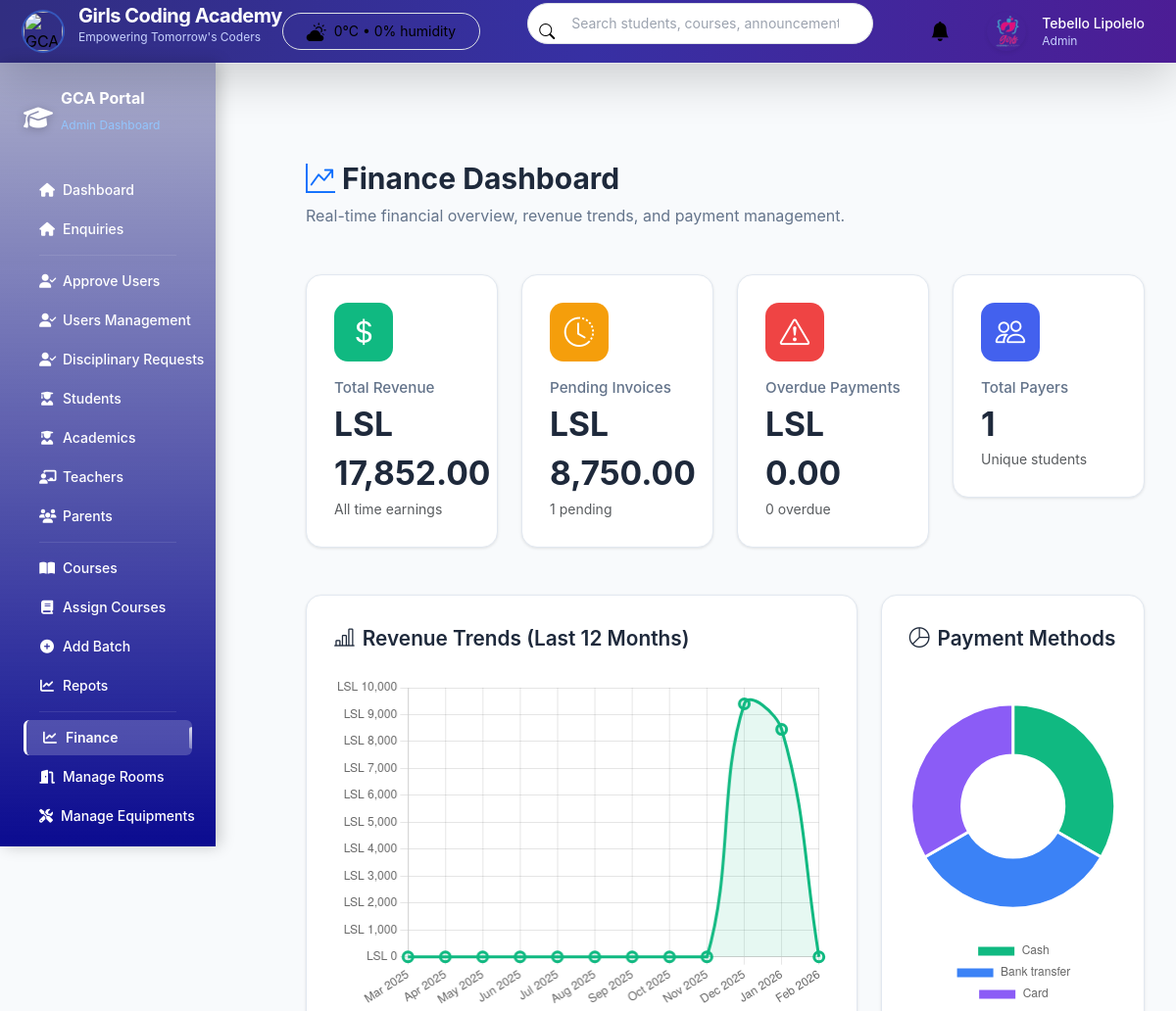
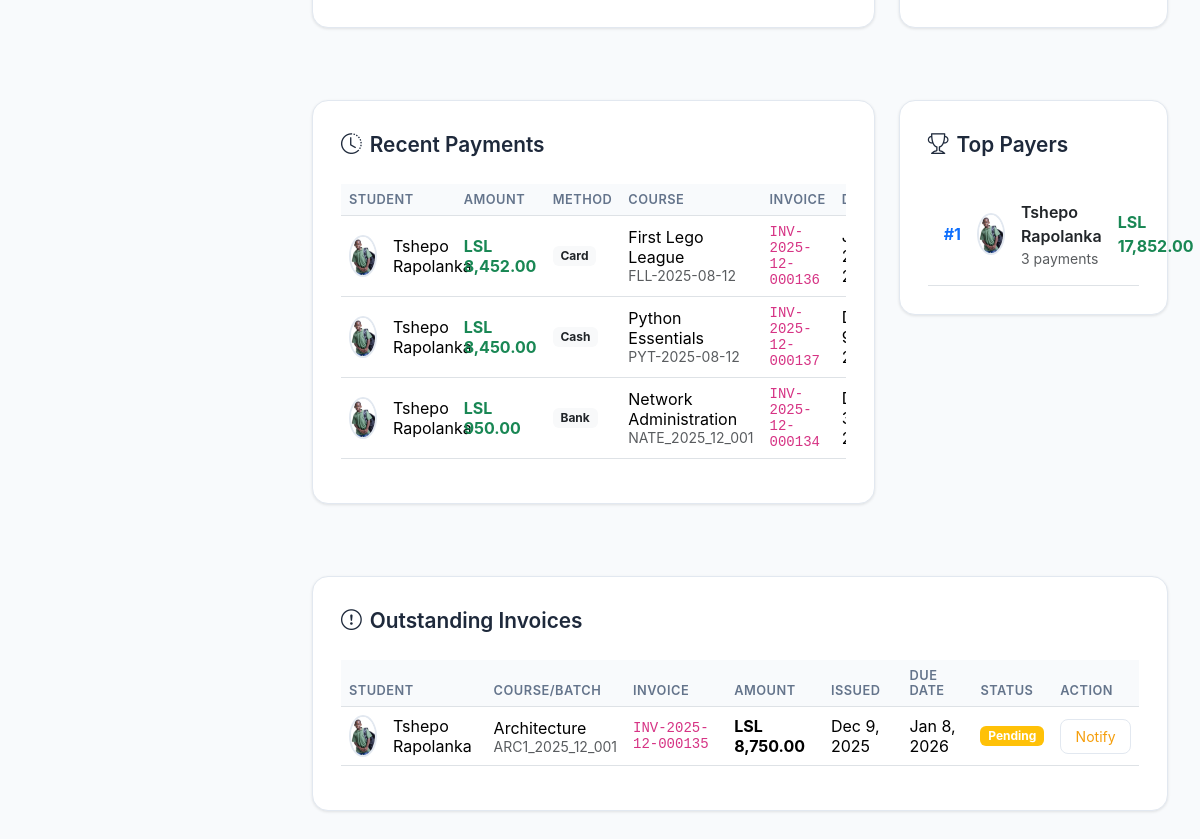
The app's page /finance_dashboard.php (signed in) with its own data (2 pictures, top to bottom).
### tables this page shows
CREATE TABLE `users` (
  `user_id` int(11) NOT NULL AUTO_INCREMENT,
  `firstName` varchar(100) DEFAULT NULL,
  `lastName` varchar(100) DEFAULT NULL,
  `email` varchar(100) DEFAULT NULL,
  `password` varchar(255) DEFAULT NULL,
  `username` varchar(50) DEFAULT NULL,
  `role` varchar(20) DEFAULT NULL,
  `gender` varchar(10) DEFAULT NULL,
  `dob` date DEFAULT NULL,
  `IDNumber` varchar(20) DEFAULT NULL,
  `phone` varchar(20) DEFAULT NULL,
  `document` varchar(255) DEFAULT NULL,
  `status` varchar(20) DEFAULT NULL,
  `address_id` int(11) DEFAULT NULL,
  `created_at` datetime DEFAULT NULL,
  `updated_at` datetime DEFAULT NULL,
  `reset_token` varchar(255) DEFAULT NULL,
  `reset_token_expiry` datetime DEFAULT NULL,
  `deleted_at` datetime DEFAULT NULL,
  PRIMARY KEY (`user_id`),
  UNIQUE KEY `email` (`email`),
  UNIQUE KEY `username` (`username`),
  KEY `address_id` (`address_id`),
  KEY `idx_reset_token` (`reset_token`),
  CONSTRAINT `users_ibfk_1` FOREIGN KEY (`address_id`) REFERENCES `addresses` (`address_id`)
);

CREATE TABLE `payments` (
  `payment_id` int(11) NOT NULL AUTO_INCREMENT,
  `invoice_id` int(11) NOT NULL,
  `payer_user_id` int(11) NOT NULL COMMENT 'user_id of student or parent',
  `amount` decimal(10,2) NOT NULL,
  `payment_method` enum('cash','bank_transfer','card','mobile_money') NOT NULL,
  `reference_number` varchar(100) DEFAULT NULL,
  `payment_date` timestamp NOT NULL DEFAULT current_timestamp(),
  `status` enum('completed','failed','refunded') DEFAULT 'completed',
  `notes` text DEFAULT NULL,
  PRIMARY KEY (`payment_id`),
  KEY `fk_payment_invoice` (`invoice_id`),
  KEY `fk_payment_payer` (`payer_user_id`),
  CONSTRAINT `fk_payment_invoice` FOREIGN KEY (`invoice_id`) REFERENCES `invoices` (`invoice_id`) ON DELETE CASCADE,
  CONSTRAINT `fk_payment_payer` FOREIGN KEY (`payer_user_id`) REFERENCES `users` (`user_id`) ON DELETE CASCADE
);

CREATE TABLE `students` (
  `student_id` int(11) NOT NULL AUTO_INCREMENT,
  `student_number` varchar(50) DEFAULT NULL,
  `user_id` int(11) NOT NULL,
  `photo` varchar(255) DEFAULT NULL,
  PRIMARY KEY (`student_id`),
  UNIQUE KEY `student_number` (`student_number`),
  KEY `user_id` (`user_id`),
  CONSTRAINT `students_ibfk_1` FOREIGN KEY (`user_id`) REFERENCES `users` (`user_id`) ON DELETE CASCADE
);

CREATE TABLE `courses` (
  `course_id` int(11) NOT NULL AUTO_INCREMENT,
  `title` varchar(255) NOT NULL,
  `courseName` varchar(255) NOT NULL,
  `description` text DEFAULT NULL,
  `category` varchar(100) DEFAULT NULL,
  `level` varchar(50) DEFAULT NULL,
  `start_date` date DEFAULT NULL,
  `end_date` date DEFAULT NULL,
  `price` decimal(10,2) DEFAULT NULL,
  `status` enum('active','inactive','deleted') DEFAULT 'active',
  `image_path` varchar(255) DEFAULT 'uploads/courses/course1.jpg',
  `deleted_at` datetime DEFAULT NULL,
  PRIMARY KEY (`course_id`)
);

CREATE TABLE `batches` (
  `batch_id` int(11) NOT NULL AUTO_INCREMENT,
  `batch_code` varchar(50) NOT NULL,
  `course_id` int(11) NOT NULL,
  `start_date` date DEFAULT NULL,
  `end_date` date DEFAULT NULL,
  `status` enum('active','completed','inactive') DEFAULT 'active',
  `deleted_at` datetime DEFAULT NULL,
  PRIMARY KEY (`batch_id`),
  UNIQUE KEY `batch_code` (`batch_code`),
  KEY `course_id` (`course_id`),
  CONSTRAINT `batches_ibfk_1` FOREIGN KEY (`course_id`) REFERENCES `courses` (`course_id`)
);

CREATE TABLE `invoices` (
  `invoice_id` int(11) NOT NULL AUTO_INCREMENT,
  `enrollment_id` int(11) NOT NULL,
  `invoice_number` varchar(50) NOT NULL,
  `amount` decimal(10,2) NOT NULL,
  `due_date` date NOT NULL,
  `status` enum('pending','paid','overdue','cancelled') DEFAULT 'pending',
  `created_at` timestamp NOT NULL DEFAULT current_timestamp(),
  `updated_at` timestamp NOT NULL DEFAULT current_timestamp() ON UPDATE current_timestamp(),
  PRIMARY KEY (`invoice_id`),
  UNIQUE KEY `invoice_number` (`invoice_number`),
  KEY `fk_invoice_enrollment` (`enrollment_id`),
  CONSTRAINT `fk_invoice_enrollment` FOREIGN KEY (`enrollment_id`) REFERENCES `course_enrollments` (`enrollment_id`) ON DELETE CASCADE
);

### finance_dashboard.php (the view, shortened to what the rows shown need)
<?php
include("db.php");
include("top_navigation.php");
include("admin_navigation.php");
$monthly_revenue = [];
$currentDate = new DateTime();
for ($i = 11; $i >= 0; $i--) {
    $date = clone $currentDate;
    $date->modify("-$i months");
    $monthKey = $date->format('Y-m');
    $monthly_revenue[$monthKey] = 0;
}
$revenue_chart_stmt = $conn->prepare("
    SELECT DATE_FORMAT(payment_date, '%Y-%m') as month, SUM(amount) as total
    FROM payments
    WHERE payment_date >= DATE_SUB(CURDATE(), INTERVAL 12 MONTH) AND status = 'completed'
    GROUP BY DATE_FORMAT(payment_date, '%Y-%m')
    ORDER BY month ASC
");
$revenue_chart_stmt->execute();
$revenue_data = $revenue_chart_stmt->get_result()->fetch_all(MYSQLI_ASSOC);
foreach ($revenue_data as $row) {
    if (isset($monthly_revenue[$row['month']])) {
        $monthly_revenue[$row['month']] = floatval($row['total']);
    }
}
$payment_methods_stmt = $conn->prepare("
    SELECT payment_method, COUNT(*) as count, SUM(amount) as total
    FROM payments WHERE status = 'completed'
    GROUP BY payment_method
");
$payment_methods_stmt->execute();
$payment_methods = $payment_methods_stmt->get_result()->fetch_all(MYSQLI_ASSOC);
$recent_payments_stmt = $conn->prepare("
    SELECT p.payment_id, p.amount, p.payment_method, p.payment_date, p.reference_number,
           u.firstName as payer_first, u.lastName as payer_last, i.invoice_number,
           s.photo, c.courseName, b.batch_code
    FROM payments p
    JOIN invoices i ON p.invoice_id = i.invoice_id
    JOIN users u ON p.payer_user_id = u.user_id
    JOIN course_enrollments ce ON i.enrollment_id = ce.enrollment_id
    JOIN students s ON ce.student_id = s.student_id
    JOIN batches b ON ce.batch_id = b.batch_id
    JOIN courses c ON b.course_id = c.course_id
    WHERE p.status = 'completed'
    ORDER BY p.payment_date DESC LIMIT 10
");
$recent_payments_stmt->execute();
$recent_payments = $recent_payments_stmt->get_result()->fetch_all(MYSQLI_ASSOC);
$pending_payments_stmt = $conn->prepare("
    SELECT i.invoice_id, i.invoice_number, i.amount, i.due_date, i.status, i.created_at,
           s.student_id, u.firstName, u.lastName, c.courseName, b.batch_code, s.photo as student_photo
    FROM invoices i
    JOIN course_enrollments ce ON i.enrollment_id = ce.enrollment_id
    JOIN students s ON ce.student_id = s.student_id
    JOIN users u ON s.user_id = u.user_id
    JOIN batches b ON ce.batch_id = b.batch_id
    JOIN courses c ON b.course_id = c.course_id
    WHERE i.status IN ('pending', 'overdue')
    ORDER BY i.due_date ASC LIMIT 15
");
$pending_payments_stmt->execute();
$pending_payments = $pending_payments_stmt->get_result()->fetch_all(MYSQLI_ASSOC);
?>
<!DOCTYPE html>
<html lang="en">
<head>
    <link href="https://cdn.jsdelivr.net/npm/bootstrap@5.3.3/dist/css/bootstrap.min.css" rel="stylesheet">
    <link href="https://cdn.jsdelivr.net/npm/bootstrap-icons@1.11.3/font/bootstrap-icons.min.css" rel="stylesheet">
</head>
<body>
<main class="main">
    <div class="page-header mb-5">
        <h2><i class="bi bi-graph-up-arrow text-primary"></i> Finance Dashboard</h2>
    </div>
    <div class="row g-4 mb-5">
        <div class="col-lg-8">
            <div class="card">
                <div class="table-responsive">
                    <table class="table table-hover align-middle">
                        <thead>
                            <tr>
                                <th>Student</th>
                                <th>Amount</th>
                                <th>Method</th>
                                <th>Course</th>
                                <th>Invoice</th>
                                <th>Date</th>
                            </tr>
                        </thead>
                        <tbody>
                            <?php foreach($recent_payments as $payment): ?>
                            <tr>
                                <td>
                                    <div class="d-flex align-items-center gap-3">
                                        <img src="<?= htmlspecialchars($payment['photo'] ?? 'default.jpg') ?>" class="payer-img" alt="">
                                        <span><?= htmlspecialchars($payment['payer_first'] . ' ' . $payment['payer_last']) ?></span>
                                    </div>
                                </td>
                                <td><strong class="text-success">LSL <?= number_format($payment['amount'], 2) ?></strong></td>
                                <td>
                                    <span class="badge bg-light text-dark">
                                        <?php
                                        $icons = ['cash' => 'Cash', 'bank_transfer' => 'Bank', 'card' => 'Card', 'mobile_money' => 'Mobile'];
                                        echo $icons[$payment['payment_method']] ?? 'Other';
                                        ?>
                                    </span>
                                </td>
                                <td>
                                    <?= htmlspecialchars($payment['courseName']) ?>
                                    <small class="text-muted d-block"><?= htmlspecialchars($payment['batch_code']) ?></small>
                                </td>
                                <td><code><?= htmlspecialchars($payment['invoice_number']) ?></code></td>
                                <td><?= date('M j, Y', strtotime($payment['payment_date'])) ?></td>
                            </tr>
                            <?php endforeach; ?>
                        </tbody>
                    </table>
                </div>
            </div>
        </div>
    </div>
    <div class="row">
        <div class="col-12">
            <div class="card">
                <div class="table-responsive">
                    <table class="table table-hover align-middle">
                        <thead>
                            <tr>
                                <th>Student</th>
                                <th>Course/Batch</th>
                                <th>Invoice</th>
                                <th>Amount</th>
                                <th>Issued</th>
                                <th>Due Date</th>
                                <th>Status</th>
                                <th>Action</th>
                            </tr>
                        </thead>
                        <tbody>
                            <?php foreach($pending_payments as $invoice): ?>
                            <tr>
                                <td>
                                    <div class="d-flex align-items-center gap-3">
                                        <img src="<?= htmlspecialchars($invoice['student_photo'] ?? 'default.jpg') ?>" class="payer-img" alt="">
                                        <span><?= htmlspecialchars($invoice['firstName'] . ' ' . $invoice['lastName']) ?></span>
                                    </div>
                                </td>
                                <td>
                                    <?= htmlspecialchars($invoice['courseName']) ?>
                                    <small class="text-muted d-block"><?= htmlspecialchars($invoice['batch_code']) ?></small>
                                </td>
                                <td><code><?= htmlspecialchars($invoice['invoice_number']) ?></code></td>
                                <td><strong>LSL <?= number_format($invoice['amount'], 2) ?></strong></td>
                                <td><?= date('M j, Y', strtotime($invoice['created_at'])) ?></td>
                                <td><?= date('M j, Y', strtotime($invoice['due_date'])) ?></td>
                                <td>
                                    <span class="badge bg-<?= $invoice['status'] === 'pending' ? 'warning' : 'danger' ?> text-white">
                                        <?= ucfirst($invoice['status']) ?>
                                    </span>
                                </td>
                                <td>
                                    <form method="post" style="display:inline;">
                                        <button type="submit" name="send_notification" class="collect-btn" onclick="return confirm('Send reminder to student?')">
                                            Notify
                                        </button>
                                    </form>
                                </td>
                            </tr>
                            <?php endforeach; ?>
                        </tbody>
                    </table>
                </div>
            </div>
        </div>
    </div>
</main>
<script>
    // Revenue Line Chart
    const revenueCtx = document.getElementById('revenueChart').getContext('2d');
    new Chart(revenueCtx, {
        type: 'line',
        data: {
            labels: <?= json_encode(array_map(fn($m) => date('M Y', strtotime($m . '-01')), array_keys($monthly_revenue))) ?>,
            datasets: [{
                label: 'Revenue (LSL)',
                data: <?= json_encode(array_values($monthly_revenue)) ?>,
                backgroundColor: 'rgba(16, 185, 129, 0.1)',
                borderColor: '#10b981',
                borderWidth: 3,
                fill: true,
                tension: 0.4,
                pointRadius: 5,
                pointHoverRadius: 8
            }]
        },
        options: {
            responsive: true,
            maintainAspectRatio: false,
            plugins: { legend: { display: false } },
            scales: {
                y: {
                    beginAtZero: true,
                    ticks: { callback: value => 'LSL ' + value.toLocaleString() }
                }
            }
        }
    });
    // Payment Method Doughnut Chart
    const methodCtx = document.getElementById('paymentMethodChart').getContext('2d');
    new Chart(methodCtx, {
        type: 'doughnut',
        data: {
            labels: <?= json_encode(array_map(fn($m) => ucfirst(str_replace('_', ' ', $m['payment_method'])), $payment_methods)) ?>,
            datasets: [{
                data: <?= json_encode(array_column($payment_methods, 'count')) ?>,
                backgroundColor: ['#10b981', '#3b82f6', '#8b5cf6', '#f59e0b'],
                borderWidth: 3,
                borderColor: '#fff'
            }]
        },
        options: {
            responsive: true,
            maintainAspectRatio: false,
            plugins: { legend: { position: 'bottom' } }
        }
    });
</script>
</body>
</html>

### top_navigation.php (shortened to what the rows shown need)
<?php
require_once 'db.php';
$username = 'Admin';
$user_role = $_SESSION['role'] ?? 'admin';
if (isset($_SESSION['user_id'])) {
    $user_id = intval($_SESSION['user_id']);
    $user_query = $conn->query("SELECT firstName, lastName, email FROM users WHERE user_id = $user_id LIMIT 1");
    if ($user_query && $user_query->num_rows > 0) {
        $user_data = $user_query->fetch_assoc();
        $username = htmlspecialchars($user_data['firstName'] . ' ' . $user_data['lastName']);
    }
}
?>
<nav class="fixed top-0 left-0 right-0 z-50 shadow-lg bg-gradient-to-r from-indigo-900 via-indigo-800 to-purple-900 border-b border-indigo-700/50">
    <div class="px-4 sm:px-6 lg:px-8">
        <div class="flex items-center justify-between h-16">
            <div class="flex items-center space-x-3 lg:space-x-5">
                <div class="relative" x-data="{ open: false }">
                    <button
                        @click="open = !open"
                        @click.away="open = false"
                        class="flex items-center gap-3 p-2 rounded-xl hover:bg-white/10 transition-all duration-200"
                        aria-label="User Menu"
                    >
                        <div class="hidden lg:block text-left">
                            <span class="text-white font-medium text-sm block"><?= $username ?></span>
                            <span class="text-indigo-200 text-xs"><?= ucfirst($user_role) ?></span>
                        </div>
                    </button>
                </div>
            </div>
        </div>
    </div>
</nav>

### records on screen
users: username "Tebello Lipolelo"
payments: students.photo (picture), payer_user.lastName "Tshepo Rapolanka", amount "8,452.00", payment_method "Card", courses.courseName "First Lego League", batches.batch_code "FLL-2025-08-12", invoice.invoice_number "INV-2025-12-000136"
payments: students.photo (picture), payer_user.lastName "Tshepo Rapolanka", amount "8,450.00", payment_method "Cash", courses.courseName "Python Essentials", batches.batch_code "PYT-2025-08-12", invoice.invoice_number "INV-2025-12-000137"
payments: students.photo (picture), payer_user.lastName "Tshepo Rapolanka", amount "950.00", payment_method "Bank", courses.courseName "Network Administration", batches.batch_code "NATE_2025_12_001", invoice.invoice_number "INV-2025-12-000134"
invoices: students.photo (picture), users.firstName+lastName "Tshepo Rapolanka", courses.courseName "Architecture", batches.batch_code "ARC1_2025_12_001", invoice_number "INV-2025-12-000135", amount "8,750.00", created_at "Dec 9, 2025", due_date "Jan 8, 2026", status "Pending"

### other values on screen
$temp "0"
$humidity "0"
$user_role "Admin"
$total_revenue "17,852.00"
$pending_amount "8,750.00"
$pending_count "1"
$overdue_amount "0.00"
$overdue_count "0"
$total_payers "1"
$payer['firstName'] . ' ' . $payer['lastName'] "Tshepo Rapolanka"
$payer['payment_count'] "3"
$payer['total_paid'] "17,852.00"
chart data {{ json_encode(array_values($monthly_revenue)) }} [0,0,0,0,0,0,0,0,0,9400,8452,0]
chart data {{ json_encode(array_column($payment_methods, 'count')) }} [1,1,1]
